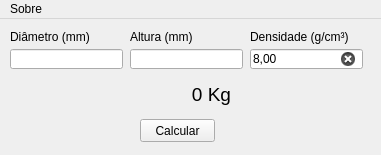
<?xml version="1.0" encoding="UTF-8"?>
<ui version="4.0">
 <class>MainWindow</class>
 <widget class="QMainWindow" name="MainWindow">
  <property name="geometry">
   <rect>
    <x>0</x>
    <y>0</y>
    <width>381</width>
    <height>155</height>
   </rect>
  </property>
  <property name="minimumSize">
   <size>
    <width>0</width>
    <height>154</height>
   </size>
  </property>
  <property name="maximumSize">
   <size>
    <width>16777215</width>
    <height>155</height>
   </size>
  </property>
  <property name="windowTitle">
   <string>Peso teórico de cilindros</string>
  </property>
  <widget class="QWidget" name="centralwidget">
   <widget class="QLineEdit" name="lineEdit_diametro">
    <property name="geometry">
     <rect>
      <x>10</x>
      <y>30</y>
      <width>113</width>
      <height>20</height>
     </rect>
    </property>
    <property name="clearButtonEnabled">
     <bool>true</bool>
    </property>
   </widget>
   <widget class="QLineEdit" name="lineEdit_altura">
    <property name="geometry">
     <rect>
      <x>130</x>
      <y>30</y>
      <width>113</width>
      <height>20</height>
     </rect>
    </property>
    <property name="clearButtonEnabled">
     <bool>true</bool>
    </property>
   </widget>
   <widget class="QLabel" name="label">
    <property name="geometry">
     <rect>
      <x>10</x>
      <y>10</y>
      <width>81</width>
      <height>16</height>
     </rect>
    </property>
    <property name="text">
     <string>Diâmetro (mm)</string>
    </property>
   </widget>
   <widget class="QLabel" name="label_3">
    <property name="geometry">
     <rect>
      <x>130</x>
      <y>10</y>
      <width>81</width>
      <height>16</height>
     </rect>
    </property>
    <property name="text">
     <string>Altura (mm)</string>
    </property>
   </widget>
   <widget class="QLineEdit" name="lineEdit_densidade">
    <property name="geometry">
     <rect>
      <x>250</x>
      <y>30</y>
      <width>113</width>
      <height>20</height>
     </rect>
    </property>
    <property name="text">
     <string>8,00</string>
    </property>
    <property name="clearButtonEnabled">
     <bool>true</bool>
    </property>
   </widget>
   <widget class="QLabel" name="label_4">
    <property name="geometry">
     <rect>
      <x>250</x>
      <y>10</y>
      <width>101</width>
      <height>16</height>
     </rect>
    </property>
    <property name="text">
     <string>Densidade (g/cm³)</string>
    </property>
   </widget>
   <widget class="QPushButton" name="pushButton_calcular">
    <property name="geometry">
     <rect>
      <x>140</x>
      <y>100</y>
      <width>75</width>
      <height>23</height>
     </rect>
    </property>
    <property name="text">
     <string>Calcular</string>
    </property>
   </widget>
   <widget class="QLabel" name="label_peso">
    <property name="geometry">
     <rect>
      <x>130</x>
      <y>60</y>
      <width>101</width>
      <height>31</height>
     </rect>
    </property>
    <property name="font">
     <font>
      <pointsize>14</pointsize>
      <weight>50</weight>
      <bold>false</bold>
     </font>
    </property>
    <property name="styleSheet">
     <string notr="true"/>
    </property>
    <property name="text">
     <string>0 Kg</string>
    </property>
    <property name="alignment">
     <set>Qt::AlignRight|Qt::AlignTrailing|Qt::AlignVCenter</set>
    </property>
   </widget>
  </widget>
  <widget class="QMenuBar" name="menuBar">
   <property name="geometry">
    <rect>
     <x>0</x>
     <y>0</y>
     <width>381</width>
     <height>21</height>
    </rect>
   </property>
   <widget class="QMenu" name="menuSobre">
    <property name="title">
     <string>Sobre</string>
    </property>
    <addaction name="actionSobre"/>
   </widget>
   <addaction name="menuSobre"/>
  </widget>
  <action name="actionSobre">
   <property name="text">
    <string>Informação</string>
   </property>
  </action>
 </widget>
 <resources/>
 <connections>
  <connection>
   <sender>lineEdit_diametro</sender>
   <signal>returnPressed()</signal>
   <receiver>pushButton_calcular</receiver>
   <slot>click()</slot>
   <hints>
    <hint type="sourcelabel">
     <x>103</x>
     <y>47</y>
    </hint>
    <hint type="destinationlabel">
     <x>153</x>
     <y>110</y>
    </hint>
   </hints>
  </connection>
  <connection>
   <sender>lineEdit_altura</sender>
   <signal>returnPressed()</signal>
   <receiver>pushButton_calcular</receiver>
   <slot>click()</slot>
   <hints>
    <hint type="sourcelabel">
     <x>157</x>
     <y>47</y>
    </hint>
    <hint type="destinationlabel">
     <x>165</x>
     <y>108</y>
    </hint>
   </hints>
  </connection>
  <connection>
   <sender>lineEdit_densidade</sender>
   <signal>returnPressed()</signal>
   <receiver>pushButton_calcular</receiver>
   <slot>click()</slot>
   <hints>
    <hint type="sourcelabel">
     <x>264</x>
     <y>44</y>
    </hint>
    <hint type="destinationlabel">
     <x>211</x>
     <y>112</y>
    </hint>
   </hints>
  </connection>
 </connections>
</ui>
